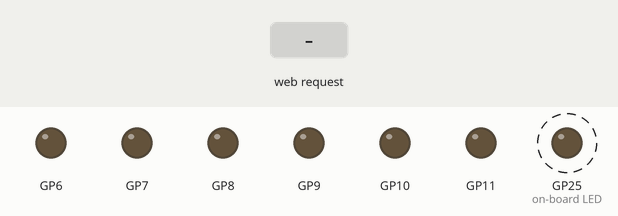
The program below on a simulated Raspberry Pi Pico running MicroPython. On the bench: output pins drawn as LEDs (lit = HIGH). Dashed ring = blinking. Inputs (shaded band) come from the test bench. WiFi joins after 1.5 s; random numbers come from a fixed seed; what the program prints to the serial console is not drawn.

Above: at 1.9 s.
2.0 s: HTTP request GET /api/v1/pewpew received
At 3.3 s:
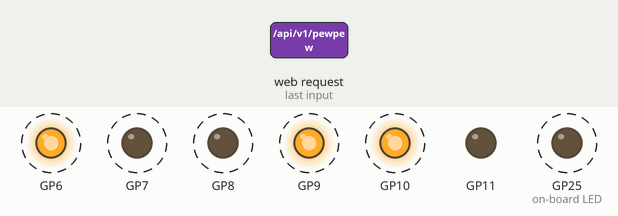
At 3.8 s:
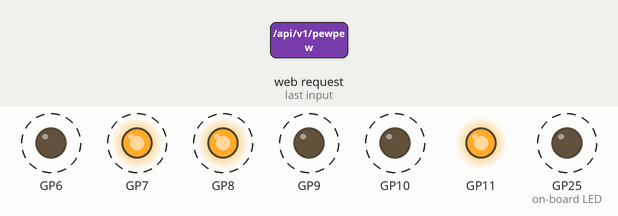
5.0 s: HTTP request GET /api/v1/pewpew received
At 5.31 s:
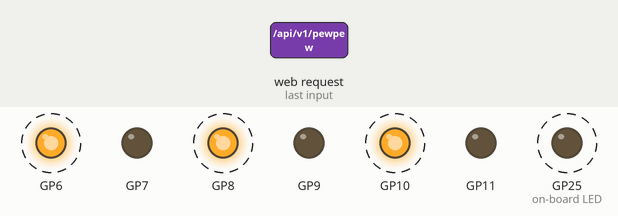
Timing chart, 0 to 16.5 s (numbered marks = the images above; inputs shaded):
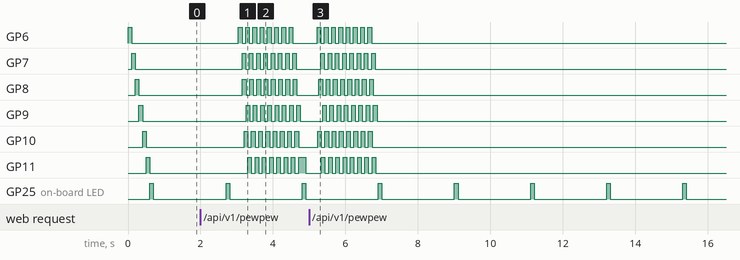

The program:

main.py
```python
from machine import Pin
import network
import random
import socket
import sys
import time
import uasyncio

from config import WIFI_SSID, WIFI_PASS

def reset_led(pin):
    led = Pin(pin, Pin.OUT)
    led.on()
    time.sleep(0.1)
    led.off()
    return led

LEDS = {
    'system': { "left": 'LED' },
    "darth": { "left": 6, "right": 7 },
    "tie": { "left": 8, "right": 9 },
    "cannon": { "left": 10, "right": 11 }
}

for fighter in LEDS:
    if fighter == 'system': continue
    LEDS[fighter]['pin_left'] = reset_led(LEDS[fighter]['left'])
    LEDS[fighter]['pin_right'] = reset_led(LEDS[fighter]['right'])

LEDS['system']['pin_left'] = reset_led(LEDS['system']['left'])
print(LEDS)

wlan = network.WLAN(network.STA_IF)

def connect_to_network():
    wlan.active(True)
    wlan.config(pm = 0xa11140)  # Disable power-save mode
    wlan.connect(WIFI_SSID, WIFI_PASS)

    max_wait = 20
    while max_wait > 0:
        if wlan.status() < 0 or wlan.status() >= 3:
            break
        max_wait -= 1
        print('waiting for connection...')
        time.sleep(1)

    if wlan.status() != 3:
        raise RuntimeError('network connection failed')
    else:
        print('connected')
        status = wlan.ifconfig()
        print('ip = ' + status[0])


async def blink(pin, count, speed):
    for i in range(0, count*2):
        pin.toggle()
        await uasyncio.sleep_ms(speed)
        #time.sleep(speed/1000)

async def blink2(pin1, pin2, count, speed):
    pin1.off()
    pin2.off()
    for i in range(0, count*2):
        pin1.toggle()
        await uasyncio.sleep_ms(speed)
        pin2.toggle()
        #time.sleep(speed/1000)
    await uasyncio.sleep_ms(speed)
    pin1.off()
    pin2.off()
    print(f'finished blink2 for {pin1} and {pin2}')

async def pewpew(fighter, count, speed):
    await uasyncio.sleep_ms(random.randint(200,400))
    uasyncio.create_task(blink2(LEDS[fighter]['pin_left'], LEDS[fighter]['pin_right'], count, speed))
    print(f'finished setting up pewpew for {fighter}')


async def serve_client(reader, writer):
    print("Client connected")
    request_line = await reader.readline()
    print("Request:", request_line)
    # We are not interested in HTTP request headers, skip them
    while await reader.readline() != b"\r\n":
        pass

    request = str(request_line)
    do_pewpew = request.find('/api/v1/pewpew')
    print('do_pewpew', do_pewpew)

    response = '{"status": "ok"}'
    writer.write('HTTP/1.0 202 OK\r\nContent-type: application/json\r\n\r\n')
    writer.write(response)
    await writer.drain()
    await writer.wait_closed()
    print("Client disconnected")

    if do_pewpew > 0:
        uasyncio.create_task(pewpew('darth', 8, 100))
        uasyncio.create_task(pewpew('tie', 8, 100))
        uasyncio.create_task(pewpew('cannon', 8, 100))


async def heartbeat():
    reset_led('LED')

async def main():
    connect_to_network()
    uasyncio.create_task(uasyncio.start_server(serve_client, "0.0.0.0", 80))
    while True:
        await heartbeat()
        await uasyncio.sleep(2)

print('starting main')
try:
    uasyncio.run(main())
finally:
    uasyncio.new_event_loop()
```

config.py
```python
WIFI_SSID = 'supersecret'
WIFI_PASS = 'not telling!'
```

Measured:
- after the input at 2.0 s, GP6: alternates HIGH for 0.10 s and LOW for 0.10 s, 16 changes in all, then stays LOW, starting after 1.0 s; GP7: alternates HIGH for 0.10 s and LOW for 0.10 s, starting after 1.1 s
- after the input at 5.0 s, GP6: alternates HIGH for 0.10 s and LOW for 0.10 s, 16 changes in all, then stays LOW, starting after 0.22 s; GP7: alternates HIGH for 0.10 s and LOW for 0.10 s, 16 changes in all, then stays LOW, starting after 0.32 s
- by itself, GP25 (on-board LED): alternates HIGH for 0.10 s and LOW for 2.0 s
